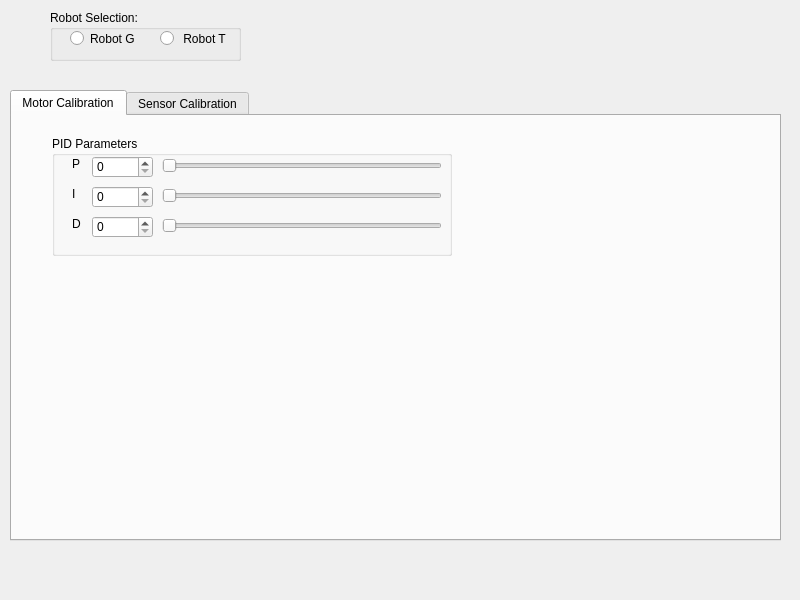
<?xml version="1.0" encoding="UTF-8"?>
<ui version="4.0">
 <class>GSSRobotConfig</class>
 <widget class="QWidget" name="GSSRobotConfig">
  <property name="geometry">
   <rect>
    <x>0</x>
    <y>0</y>
    <width>800</width>
    <height>600</height>
   </rect>
  </property>
  <property name="minimumSize">
   <size>
    <width>800</width>
    <height>600</height>
   </size>
  </property>
  <property name="windowTitle">
   <string>Robot Configuration</string>
  </property>
  <widget class="QTabWidget" name="robotGTabWidget">
   <property name="geometry">
    <rect>
     <x>10</x>
     <y>90</y>
     <width>771</width>
     <height>451</height>
    </rect>
   </property>
   <property name="currentIndex">
    <number>0</number>
   </property>
   <widget class="QWidget" name="motorTab">
    <attribute name="title">
     <string>Motor Calibration</string>
    </attribute>
    <widget class="QGroupBox" name="groupBox_2">
     <property name="geometry">
      <rect>
       <x>40</x>
       <y>20</y>
       <width>400</width>
       <height>120</height>
      </rect>
     </property>
     <property name="minimumSize">
      <size>
       <width>400</width>
       <height>120</height>
      </size>
     </property>
     <property name="maximumSize">
      <size>
       <width>400</width>
       <height>120</height>
      </size>
     </property>
     <property name="title">
      <string>PID Parameters</string>
     </property>
     <widget class="QLabel" name="label">
      <property name="geometry">
       <rect>
        <x>20</x>
        <y>20</y>
        <width>16</width>
        <height>16</height>
       </rect>
      </property>
      <property name="text">
       <string>P</string>
      </property>
     </widget>
     <widget class="QSlider" name="DSlider">
      <property name="geometry">
       <rect>
        <x>110</x>
        <y>80</y>
        <width>280</width>
        <height>19</height>
       </rect>
      </property>
      <property name="maximumSize">
       <size>
        <width>300</width>
        <height>16777215</height>
       </size>
      </property>
      <property name="maximum">
       <number>200</number>
      </property>
      <property name="orientation">
       <enum>Qt::Horizontal</enum>
      </property>
     </widget>
     <widget class="QLabel" name="label_2">
      <property name="geometry">
       <rect>
        <x>20</x>
        <y>50</y>
        <width>16</width>
        <height>16</height>
       </rect>
      </property>
      <property name="text">
       <string>I</string>
      </property>
     </widget>
     <widget class="QSpinBox" name="PspinBox">
      <property name="geometry">
       <rect>
        <x>40</x>
        <y>20</y>
        <width>61</width>
        <height>22</height>
       </rect>
      </property>
      <property name="maximum">
       <number>200</number>
      </property>
     </widget>
     <widget class="QSlider" name="ISlider">
      <property name="geometry">
       <rect>
        <x>110</x>
        <y>50</y>
        <width>280</width>
        <height>19</height>
       </rect>
      </property>
      <property name="maximumSize">
       <size>
        <width>300</width>
        <height>16777215</height>
       </size>
      </property>
      <property name="maximum">
       <number>200</number>
      </property>
      <property name="orientation">
       <enum>Qt::Horizontal</enum>
      </property>
     </widget>
     <widget class="QSpinBox" name="IspinBox">
      <property name="geometry">
       <rect>
        <x>40</x>
        <y>50</y>
        <width>61</width>
        <height>22</height>
       </rect>
      </property>
      <property name="maximum">
       <number>200</number>
      </property>
     </widget>
     <widget class="QSlider" name="PSlider">
      <property name="geometry">
       <rect>
        <x>110</x>
        <y>20</y>
        <width>280</width>
        <height>19</height>
       </rect>
      </property>
      <property name="maximumSize">
       <size>
        <width>300</width>
        <height>16777215</height>
       </size>
      </property>
      <property name="maximum">
       <number>200</number>
      </property>
      <property name="orientation">
       <enum>Qt::Horizontal</enum>
      </property>
     </widget>
     <widget class="QLabel" name="label_3">
      <property name="geometry">
       <rect>
        <x>20</x>
        <y>80</y>
        <width>16</width>
        <height>16</height>
       </rect>
      </property>
      <property name="text">
       <string>D</string>
      </property>
     </widget>
     <widget class="QSpinBox" name="DspinBox">
      <property name="geometry">
       <rect>
        <x>40</x>
        <y>80</y>
        <width>61</width>
        <height>22</height>
       </rect>
      </property>
      <property name="maximum">
       <number>200</number>
      </property>
     </widget>
    </widget>
   </widget>
   <widget class="QWidget" name="sensorTab">
    <attribute name="title">
     <string>Sensor Calibration</string>
    </attribute>
   </widget>
  </widget>
  <widget class="QGroupBox" name="groupBox">
   <property name="geometry">
    <rect>
     <x>50</x>
     <y>10</y>
     <width>191</width>
     <height>51</height>
    </rect>
   </property>
   <property name="title">
    <string>Robot Selection:</string>
   </property>
   <widget class="QRadioButton" name="robotTradioButton">
    <property name="geometry">
     <rect>
      <x>110</x>
      <y>20</y>
      <width>71</width>
      <height>17</height>
     </rect>
    </property>
    <property name="text">
     <string> Robot T</string>
    </property>
   </widget>
   <widget class="QRadioButton" name="robotGradioButton">
    <property name="geometry">
     <rect>
      <x>20</x>
      <y>20</y>
      <width>71</width>
      <height>17</height>
     </rect>
    </property>
    <property name="text">
     <string>Robot G</string>
    </property>
   </widget>
  </widget>
 </widget>
 <resources/>
 <connections>
  <connection>
   <sender>PspinBox</sender>
   <signal>valueChanged(int)</signal>
   <receiver>PSlider</receiver>
   <slot>setValue(int)</slot>
   <hints>
    <hint type="sourcelabel">
     <x>118</x>
     <y>161</y>
    </hint>
    <hint type="destinationlabel">
     <x>179</x>
     <y>164</y>
    </hint>
   </hints>
  </connection>
  <connection>
   <sender>IspinBox</sender>
   <signal>valueChanged(int)</signal>
   <receiver>ISlider</receiver>
   <slot>setValue(int)</slot>
   <hints>
    <hint type="sourcelabel">
     <x>131</x>
     <y>192</y>
    </hint>
    <hint type="destinationlabel">
     <x>173</x>
     <y>197</y>
    </hint>
   </hints>
  </connection>
  <connection>
   <sender>DspinBox</sender>
   <signal>valueChanged(int)</signal>
   <receiver>DSlider</receiver>
   <slot>setValue(int)</slot>
   <hints>
    <hint type="sourcelabel">
     <x>125</x>
     <y>218</y>
    </hint>
    <hint type="destinationlabel">
     <x>177</x>
     <y>219</y>
    </hint>
   </hints>
  </connection>
  <connection>
   <sender>PSlider</sender>
   <signal>valueChanged(int)</signal>
   <receiver>PspinBox</receiver>
   <slot>setValue(int)</slot>
   <hints>
    <hint type="sourcelabel">
     <x>276</x>
     <y>160</y>
    </hint>
    <hint type="destinationlabel">
     <x>142</x>
     <y>160</y>
    </hint>
   </hints>
  </connection>
  <connection>
   <sender>ISlider</sender>
   <signal>valueChanged(int)</signal>
   <receiver>IspinBox</receiver>
   <slot>setValue(int)</slot>
   <hints>
    <hint type="sourcelabel">
     <x>272</x>
     <y>193</y>
    </hint>
    <hint type="destinationlabel">
     <x>131</x>
     <y>190</y>
    </hint>
   </hints>
  </connection>
  <connection>
   <sender>DSlider</sender>
   <signal>valueChanged(int)</signal>
   <receiver>DspinBox</receiver>
   <slot>setValue(int)</slot>
   <hints>
    <hint type="sourcelabel">
     <x>263</x>
     <y>223</y>
    </hint>
    <hint type="destinationlabel">
     <x>136</x>
     <y>223</y>
    </hint>
   </hints>
  </connection>
 </connections>
</ui>
